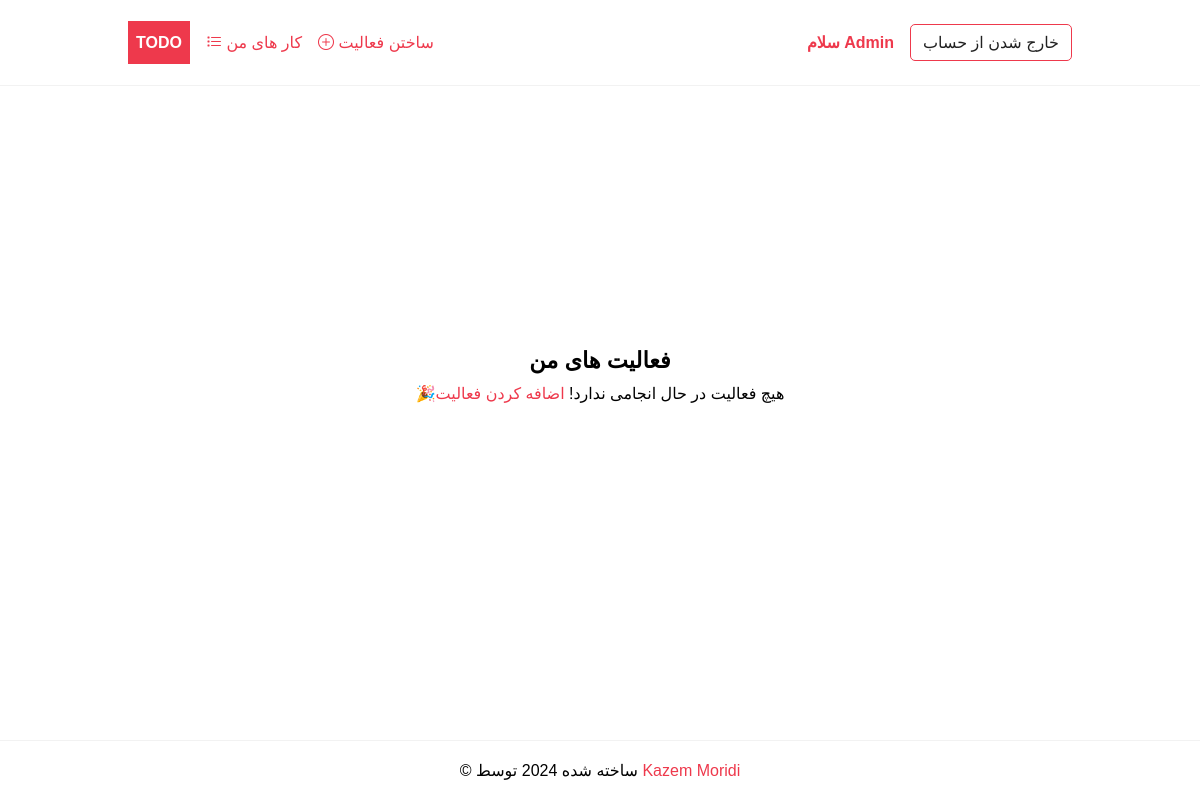
Before: /tasks/ (signed in) with the older database file.
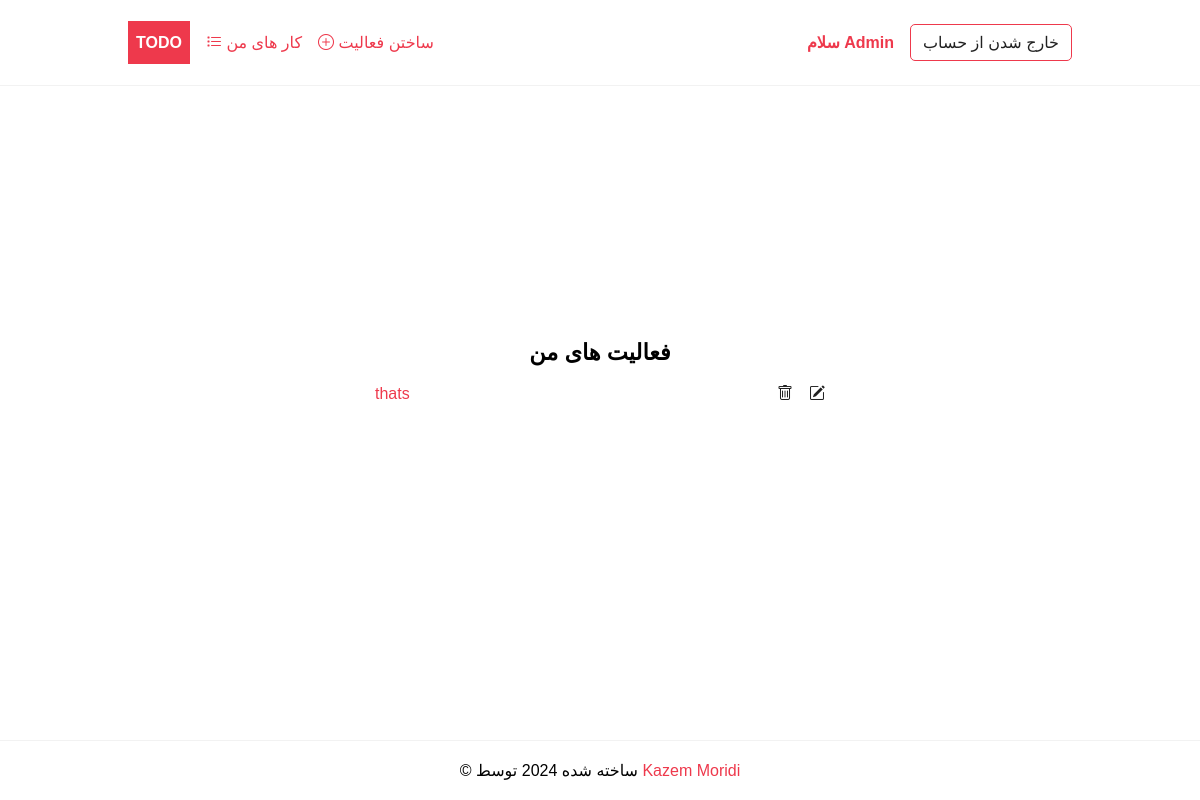
After: the same page with the newer database file.
### todo/models.py (models this page shows, shortened)
class Task(models.Model):
    title = models.CharField(max_length=255)
    description = models.TextField(null=True, blank=True)
    completed = models.BooleanField(default=False)
    created_at = models.DateTimeField(auto_now_add=True)
    user = models.ForeignKey(User,on_delete=models.CASCADE, null=True, blank=True)
    class Meta:
        ordering = ['completed']

### todo/views.py (the view)
# urls.py: path('tasks/', views.TaskList.as_view(template_name='todo/task_list.html'), name='tasks'),
class TaskList(ListView):
    model = Task
    context_object_name = 'tasks'
    def get_context_data(self, **kwargs):
        context = super().get_context_data(**kwargs)
        context['tasks'] = context['tasks'].filter(user=self.request.user)
        return context

### todo/templates/todo/task_list.html
{%extends 'base.html'%}
{%block content%}
<div class="center">
	<h2>فعالیت های من</h2>
	{% if tasks %}
	<ul class="tasks">
		{% for task in tasks %}
			<li><a href="{% url 'task' task.id %}" class="{% if task.completed%}completed{%endif%}">{{ task.title }}</a>
				 <div  class="task-controls">
				 	<a href="{%url 'task-delete' task.id %}"><i class="bi bi-trash"></i> </a>
					<a href="{%url 'task-update' task.id %}"><i class="bi bi-pencil-square"></i></a>
		         </div>
		    </li>
		{% endfor %}
	{% else %}
		<p>🎉هیچ فعالیت در حال انجامی ندارد! <a href="{%url 'task-create'%}">اضافه کردن فعالیت</a></p>
	{% endif %}
	</ul>
</div>
{%endblock content%}

Changed rows visible on the page:
added Task: title "thats"
Other visible differences:
text no longer shown: "🎉هیچ فعالیت در حال انجامی ندارد! اضافه کردن فعالیت"
